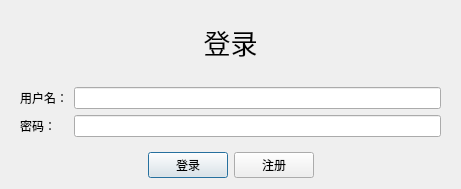
<?xml version="1.0" encoding="UTF-8"?>
<ui version="4.0">
 <class>Login</class>
 <widget class="QDialog" name="Login">
  <property name="geometry">
   <rect>
    <x>0</x>
    <y>0</y>
    <width>461</width>
    <height>189</height>
   </rect>
  </property>
  <property name="windowTitle">
   <string>Dialog</string>
  </property>
  <layout class="QGridLayout" name="gridLayout_2">
   <item row="0" column="0">
    <widget class="QLabel" name="label">
     <property name="font">
      <font>
       <family>新宋体</family>
       <pointsize>20</pointsize>
      </font>
     </property>
     <property name="text">
      <string>登录</string>
     </property>
     <property name="alignment">
      <set>Qt::AlignCenter</set>
     </property>
    </widget>
   </item>
   <item row="1" column="0">
    <layout class="QGridLayout" name="gridLayout">
     <property name="leftMargin">
      <number>9</number>
     </property>
     <property name="topMargin">
      <number>9</number>
     </property>
     <property name="rightMargin">
      <number>9</number>
     </property>
     <property name="bottomMargin">
      <number>9</number>
     </property>
     <item row="0" column="0">
      <widget class="QLabel" name="label_2">
       <property name="text">
        <string>用户名：</string>
       </property>
      </widget>
     </item>
     <item row="0" column="1">
      <widget class="QLineEdit" name="account"/>
     </item>
     <item row="1" column="0">
      <widget class="QLabel" name="label_3">
       <property name="text">
        <string>密码：</string>
       </property>
      </widget>
     </item>
     <item row="1" column="1">
      <widget class="QLineEdit" name="password"/>
     </item>
    </layout>
   </item>
   <item row="2" column="0">
    <layout class="QHBoxLayout" name="horizontalLayout_3">
     <item>
      <spacer name="horizontalSpacer">
       <property name="orientation">
        <enum>Qt::Horizontal</enum>
       </property>
       <property name="sizeHint" stdset="0">
        <size>
         <width>40</width>
         <height>20</height>
        </size>
       </property>
      </spacer>
     </item>
     <item>
      <widget class="QPushButton" name="login">
       <property name="text">
        <string>登录</string>
       </property>
      </widget>
     </item>
     <item>
      <widget class="QPushButton" name="register_2">
       <property name="text">
        <string>注册</string>
       </property>
      </widget>
     </item>
     <item>
      <spacer name="horizontalSpacer_2">
       <property name="orientation">
        <enum>Qt::Horizontal</enum>
       </property>
       <property name="sizeHint" stdset="0">
        <size>
         <width>40</width>
         <height>20</height>
        </size>
       </property>
      </spacer>
     </item>
    </layout>
   </item>
  </layout>
 </widget>
 <resources/>
 <connections/>
</ui>
